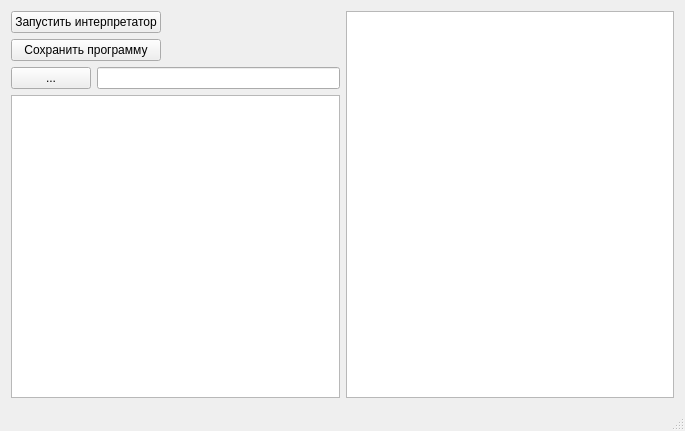
<?xml version="1.0" encoding="UTF-8"?>
<ui version="4.0">
 <class>MainWindow</class>
 <widget class="QMainWindow" name="MainWindow">
  <property name="geometry">
   <rect>
    <x>0</x>
    <y>0</y>
    <width>685</width>
    <height>431</height>
   </rect>
  </property>
  <property name="windowTitle">
   <string>MainWindow</string>
  </property>
  <widget class="QWidget" name="centralWidget">
   <layout class="QVBoxLayout" name="verticalLayout_3">
    <item>
     <layout class="QHBoxLayout" name="horizontalLayout_3">
      <item>
       <layout class="QVBoxLayout" name="verticalLayout_2">
        <item>
         <layout class="QHBoxLayout" name="horizontalLayout_2">
          <item>
           <layout class="QVBoxLayout" name="verticalLayout">
            <item>
             <widget class="QPushButton" name="startInterpereter">
              <property name="text">
               <string>Запустить интерпретатор</string>
              </property>
             </widget>
            </item>
            <item>
             <widget class="QPushButton" name="save">
              <property name="text">
               <string>Сохранить программу</string>
              </property>
             </widget>
            </item>
           </layout>
          </item>
          <item>
           <spacer name="horizontalSpacer">
            <property name="orientation">
             <enum>Qt::Horizontal</enum>
            </property>
            <property name="sizeHint" stdset="0">
             <size>
              <width>40</width>
              <height>20</height>
             </size>
            </property>
           </spacer>
          </item>
         </layout>
        </item>
        <item>
         <layout class="QHBoxLayout" name="horizontalLayout">
          <item>
           <widget class="QPushButton" name="openFile">
            <property name="text">
             <string>...</string>
            </property>
           </widget>
          </item>
          <item>
           <widget class="QLineEdit" name="pathToFile"/>
          </item>
         </layout>
        </item>
        <item>
         <widget class="QTextEdit" name="programText"/>
        </item>
       </layout>
      </item>
      <item>
       <widget class="QTextBrowser" name="debugLog"/>
      </item>
     </layout>
    </item>
   </layout>
  </widget>
  <widget class="QStatusBar" name="statusBar"/>
 </widget>
 <layoutdefault spacing="6" margin="11"/>
 <resources/>
 <connections/>
</ui>
